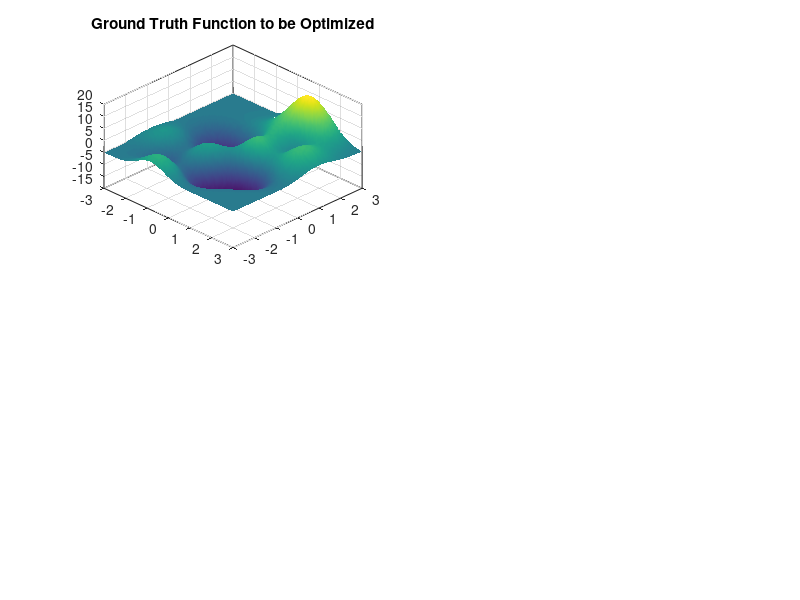

Write MATLAB code to recreate this figure. (Note: this script raises an error after producing the figure.)
%% Bayesian Optimization for 2D opti problem

close all; clc; angle = [45 45]; 
Nstart = 10;    % Initial no. of observations
obs = 40;       % No. of more observations to perform

% sin + cos function
% f = @(x) sin(x(1)*2) + cos(x(2)*2+pi/2);
% xrange = [-3 3;         % Search range for x1
%           -3 3];        % Search range for x2

% Black-box Peaks Function
f = @(x) peaks(x(1),x(2))-peaks(x(1)+1,x(2)+1)+2*peaks(x(1)-1,x(2)-1);
xrange = [-3 3;         % Search range for x1
          -3 3];        % Search range for x2

disp('Function: '); disp(f);
fprintf('Enter [1] if function is to be maximized\n');
fprintf('      [0] if function is to be minimized\n');
tobemax = input('Choice: ');

[Xfine,Yfine] = meshgrid(linspace(xrange(1,1),xrange(1,2)),...
                         linspace(xrange(2,1),xrange(2,2)));
subplot(221); xyfine = [Xfine(:), Yfine(:)]; 
z = arrayfun(@(j) f(xyfine(j,:)),1:length(xyfine));
zlim = [floor(min(z)/5)*5, ceil(max(z)/5)*5];       % z-axis ticks by 5
surf(Xfine,Yfine,reshape(z,size(Xfine))); box on;   % Plot ground truth
title('Ground Truth Function to be Optimized');
shading interp; view(angle); axis([xrange([1 3 2 4]), zlim]);

zmax = max(z);
x = [rand(Nstart,1)*diff(xrange(1,:))+xrange(1,1),...
     rand(Nstart,1)*diff(xrange(2,:))+xrange(2,1)]; % Random x positions
y_true = zeros(size(x,1),1);
for t = 1:length(x), y_true(t) = f(x(t,:)); end     % Sample the func at x

for j = 0:obs
    mdl = fitrgp(x,y_true,'KernelFunction','ardmatern52');
    % ardmatern52 kernel was recommended in https://arxiv.org/pdf/1206.2944.pdf
    
    xyfine = [Xfine(:), Yfine(:)];
    [y_pred,sd] = predict(mdl,xyfine);
    
    subplot(222);
    surf(Xfine,Yfine,reshape(y_pred,size(Xfine))); 	% GPR prediction
    shading interp; hold on; view(angle);
    scatter3(x(:,1),x(:,2),y_true,10,'g','filled',...
        'MarkerEdgeColor','k');                     % Plot seen data
    title(sprintf('No. of observed points: %d',length(x)));
    axis([xrange([1 3 2 4]), zlim]); box on; hold off;
    
    subplot(223);
    surf(Xfine,Yfine,reshape(sd,size(Xfine))); 	% Uncertainty (std. dev.)
    shading interp; hold on; view(angle);
    axis([xrange([1 3 2 4]), 0, max(2,max(sd))]);
    title('Uncertainty'); box on; hold off;

    %% Expected Improvement
    % This EI is from http://krasserm.github.io/2018/03/21/bayesian-optimization/
    
    xi = 2;  % Exploration-exploitation parameter (greek letter, xi)
             % High xi = more exploration
             % Low xi = more exploitation (can be < 0)
    
    if tobemax, d = y_pred - max(y_true) - xi; % (y - f*) if maximization
    else,       d = min(y_true) - y_pred - xi; % (f* - y) if minimiziation
    end

    EI = (sd ~= 0).*(d.*normcdf(d./sd) + sd.*normpdf(d./sd));

    [eimax,posEI] = max(EI); xEI = xyfine(posEI,:);
    x(end+1,:) = xEI;               %#ok<SAGROW> Save xEI as next
    y_true(end+1) = f(x(end,:));    %#ok<SAGROW> Sample the obj. at xEI

    subplot(224);
    surf(Xfine,Yfine,reshape(EI,size(Xfine))); 
    shading interp; hold on;
    plot3(xEI([1 1]),xrange(2,:),eimax*[1 1],'--k','LineWidth',1.5);
    plot3(xrange(1,:),xEI([2 2]),eimax*[1 1],'--k','LineWidth',1.5);
    title('Expected Improvement'); grid on; hold off; 
    view(angle); axis(xrange([1 3 2 4])); box on;
    
    subplot(222); hold on; xlabel('x1'); ylabel('x2');
    scatter3(x(end,1),x(end,2),zmax,'m','filled','MarkerEdgeColor','k'); 
    plot3(xEI([1 1]),xrange(2,:),zmax*[1 1],'--k','LineWidth',1.5);
    plot3(xrange(1,:),xEI([2 2]),zmax*[1 1],'--k','LineWidth',1.5);
    hold off; axis(xrange([1 3 2 4])); view(angle); pause(0.5);
    
end

if tobemax, [ae,be] = max(y_pred); 
            [ao,bo] = max(y_true); str = 'Maximum';
else,       [ae,be] = min(y_pred);
            [ao,bo] = min(y_true); str = 'Minimum';
end
fprintf('Bayesian Optimization\n');
fprintf('  %s (estimated):\n\ty(%.6f,%.6f) = %.6f\n',...
    str,xyfine(be,1),xyfine(be,2),ae);
fprintf('  %s (observed):\n\ty(%.6f,%.6f) = %.6f\n',...
    str,x(bo,1),x(bo,2),ao);